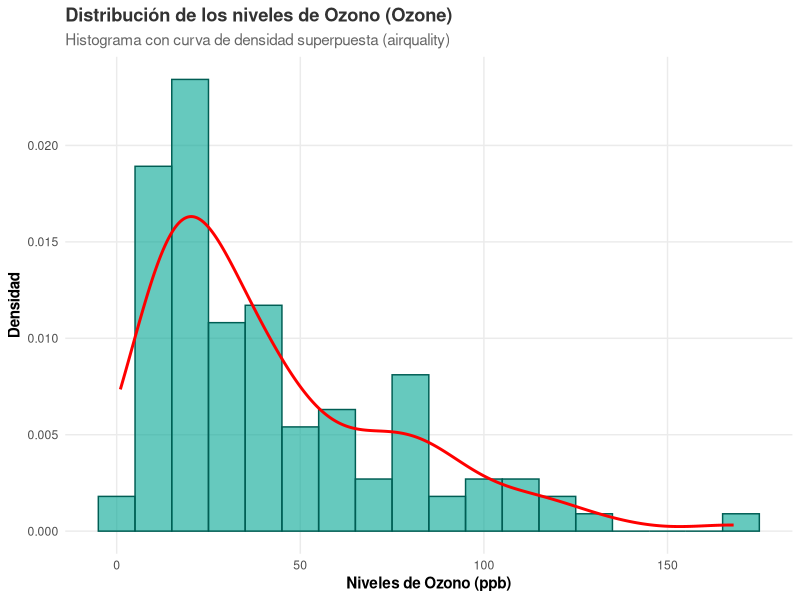

The R source for this figure:
library(ggplot2)
library(dplyr) # Para usar la función pipe %>% y mutate

# 1. Preparación de datos y manejo de NA
# Creamos un nuevo dataframe sin valores NA en Ozone
data_limpia <- airquality %>%
  na.omit() 

# 2. Creación del histograma moderno con capa de densidad
ggplot(data = data_limpia, aes(x = Ozone)) +
  
  # a. Histograma: Color de relleno moderno y semitransparente
  geom_histogram(aes(y = after_stat(density)), # Normaliza la altura a densidad para la superposición
                 binwidth = 10,                 # Ancho de las barras
                 fill = "#00A693",             # Relleno color Teal moderno
                 color = "#005E54",             # Contorno color Dark Teal
                 alpha = 0.6) +                 # Transparencia
  
  # b. Curva de Densidad: Línea suave para la distribución
  geom_density(color = "red",              # Línea naranja brillante
               linewidth = 1) +                 # Grosor de línea
  
  # c. Personalización de Títulos y Ejes
  labs(
    title = "Distribución de los niveles de Ozono (Ozone)",
    subtitle = "Histograma con curva de densidad superpuesta (airquality)",
    x = "Niveles de Ozono (ppb)",
    y = "Densidad"
  ) +
  
  # d. Tema Moderno y Limpio
  theme_minimal() + 
  theme(
    plot.title = element_text(face = "bold", color = "#333333"),
    plot.subtitle = element_text(color = "#666666"),
    axis.title = element_text(face = "bold"),
    panel.grid.minor = element_blank() # Elimina líneas de rejilla menores
  )
